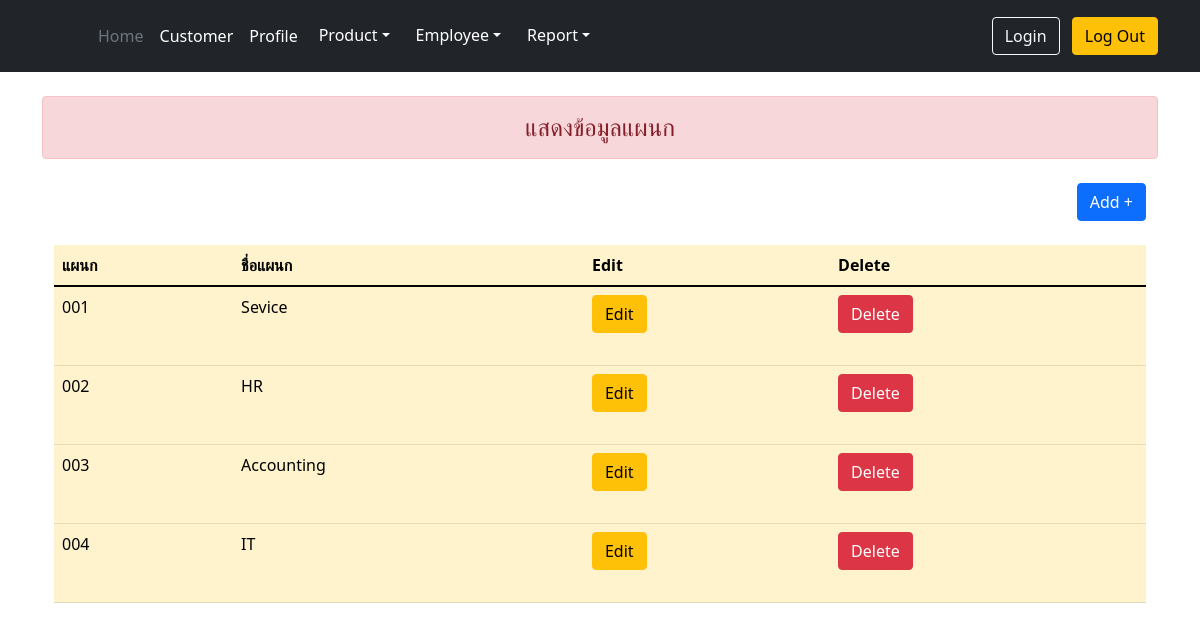
The app's page /admin/show_department.php with its own data.
### tables this page shows
CREATE TABLE `department` (
  `dep_id` int(3) UNSIGNED ZEROFILL NOT NULL,
  `depName` varchar(30) DEFAULT NULL
);

### admin/show_department.php (the view, shortened to what this page needs)
<?php
include 'condb.php';
?>
<!DOCTYPE html>
 <html lang="en">
 <head>
     <link href="css/bootstrap.min.css" rel="stylesheet">
 </head>
 <body>
    <?php include 'menu.php'?>
    <div class="container">
    <div class=" h4 text-center alert alert-danger mb-4 mt-4 "role="alert"> แสดงข้อมูลแผนก </div>
        <div class="container">
        <div class="text-end">
        <a class="btn btn-primary mb-4" href="fr_department.php" role="button">Add +</a>
        </div>
            <table class="table table-warning table-hover">
                <thead class="thead-dark">
                    <tr>
                        <th scope="col">แผนก</th>
                        <th scope="col">ชื่อแผนก</th>
                        <th>Edit</th>
                        <th>Delete</th>
                    </tr>
                </thead>
                <?php
                $sql = "SELECT * FROM department";
                $result=mysqli_query($conn,$sql);
                while($row=mysqli_fetch_array($result)){
                ?>
                <tr>
                    <td scope="row"><?=$row["dep_id"]?></td>
                    <td scope="row"><?=$row["depName"]?></td>
                    <td><a class="btn btn-warning mb-4" href="edit_department.php?id=<?=$row["dep_id"]?>" role="button">Edit</a></td>
                    <td><a class="btn btn-danger mb-4" href="dl_department.php?id=<?=$row["dep_id"]?>"onclick="Del(this.href);return false;" role="button">Delete</a></td>
                </tr>
                <?php
                }
                ?>
            </table>
        </div>
    </div>
 </body>
 </html>

### records on screen
department: dep_id "001", depName "Sevice"
department: dep_id "002", depName "HR"
department: dep_id "003", depName "Accounting"
department: dep_id "004", depName "IT"
